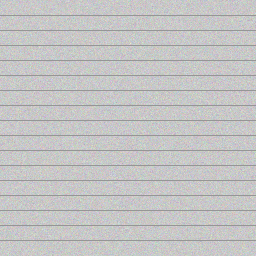
#> input picture tecdia-copilot/training/data/images/chip/img_112.png, 256 x 256 px; its folder holds only this picture in this run
$ python extract_features_cli.py ../data/images/chip/img_112.png
#> lines starting #> are read from the running program, lines starting #| are printed output that depends on the picture; after the words box and inside, x2 and y2 are one past the last pixel; in counts of white or black regions, pixels touching at a corner belong together; long printed decimals are rounded
### training/models/extract_features.py
import cv2
import numpy as np
import os
import glob
from sklearn.model_selection import train_test_split
from sklearn.ensemble import GradientBoostingClassifier
from sklearn.metrics import confusion_matrix, classification_report
from sklearn.preprocessing import StandardScaler
from sklearn.pipeline import Pipeline
from skl2onnx import convert_sklearn
from skl2onnx.common.data_types import FloatTensorType
import pickle

def extract_features(img_path):
#> called with img_path = '../data/images/chip/img_112.png'
    img = cv2.imread(img_path, cv2.IMREAD_GRAYSCALE)
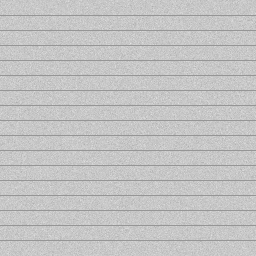
#> img: shape (256, 256); min 150, max 229, mean 196.4
    if img is None:
        return None

    # Edge density
    edges = cv2.Canny(img, 50, 150)
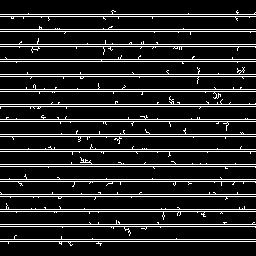
#> edges: shape (256, 256); 13.8% white in thin lines or dots
    edge_density = np.sum(edges > 0) / (img.shape[0] * img.shape[1])
#> edge_density = 0.138

    # Contours
    # Thresholding to find dark/light spots
    _, thresh = cv2.threshold(img, 127, 255, cv2.THRESH_BINARY_INV)
#> thresh: shape (256, 256); every value is 0
    contours, _ = cv2.findContours(thresh, cv2.RETR_EXTERNAL, cv2.CHAIN_APPROX_SIMPLE)
#> contours = []

    contour_count = len(contours)
#> contour_count = 0

    if contour_count > 0:
        areas = [cv2.contourArea(c) for c in contours]
        contour_area_var = np.var(areas)
        contour_area_max = np.max(areas)
    else:
        contour_area_var = 0.0
        contour_area_max = 0.0

    return [edge_density, contour_count, contour_area_var, contour_area_max]

# [51 lines left out: function train_inspector, not called in this run]

# [2 lines that do not run on import are left out]

### tecdia-copilot/training/models/extract_features_cli.py
import sys
import json
from extract_features import extract_features

if __name__ == "__main__":
    if len(sys.argv) < 2:
        print(json.dumps({"error": "No image path provided"}))
        sys.exit(1)

    img_path = sys.argv[1]
    feats = extract_features(img_path)
#> feats = [0.138, 0, 0, 0]
    if feats is None:
        print(json.dumps({"error": "Failed to extract features"}))
        sys.exit(1)

    print(json.dumps({"features": feats}))
#| {"features": [0.1382, 0, 0.0, 0.0]}

$ run again, on tecdia-copilot/training/data/images/clean/img_116.png
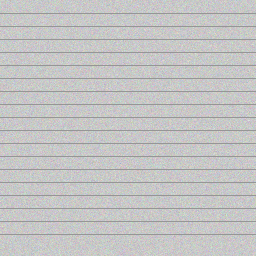
#> input picture tecdia-copilot/training/data/images/clean/img_116.png, 256 x 256 px
#> in extract_features, `img = cv2.imread(img_path, cv2.IMREAD_GRAYSCALE)`:
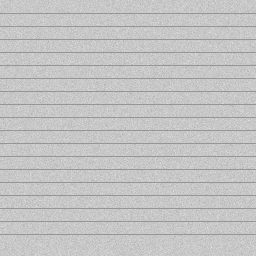
#> img: shape (256, 256); min 150, max 228, mean 196.1
#> in extract_features, `edges = cv2.Canny(img, 50, 150)`:
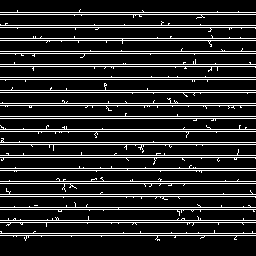
#> edges: shape (256, 256); 15.3% white in thin lines or dots
#> edge_density = 0.153
#> thresh: shape (256, 256); every value is 0
#> contours = []
#> contour_count = 0
#> feats = [0.153, 0, 0, 0]
#| {"features": [0.1529, 0, 0.0, 0.0]}

$ run again, on tecdia-copilot/training/data/images/clean/img_132.png
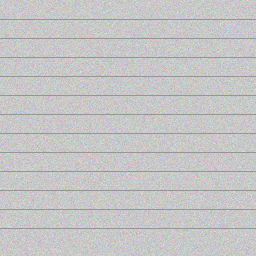
#> input picture tecdia-copilot/training/data/images/clean/img_132.png, 256 x 256 px
#> in extract_features, `img = cv2.imread(img_path, cv2.IMREAD_GRAYSCALE)`:
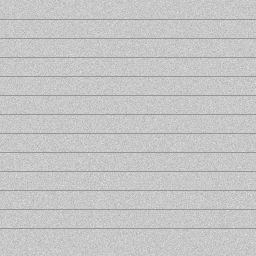
#> img: shape (256, 256); min 150, max 230, mean 197.2
#> in extract_features, `edges = cv2.Canny(img, 50, 150)`:
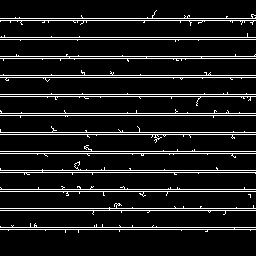
#> edges: shape (256, 256); 10.3% white in thin lines or dots, all inside (x1, y1, x2, y2) = (0, 10, 256, 233)
#> edge_density = 0.103
#> thresh: shape (256, 256); every value is 0
#> contours = []
#> contour_count = 0
#> feats = [0.103, 0, 0, 0]
#| {"features": [0.1031, 0, 0.0, 0.0]}
